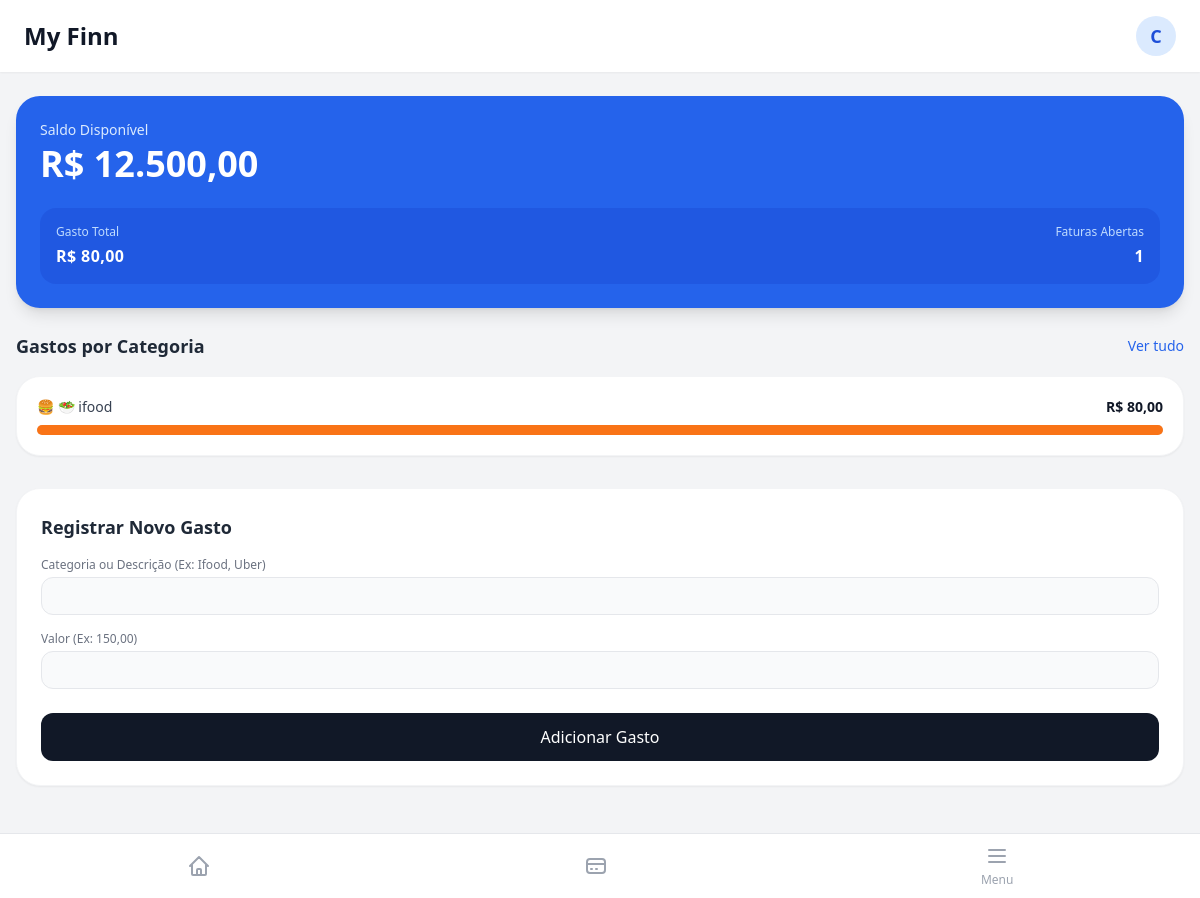
Before: / with the older database file.
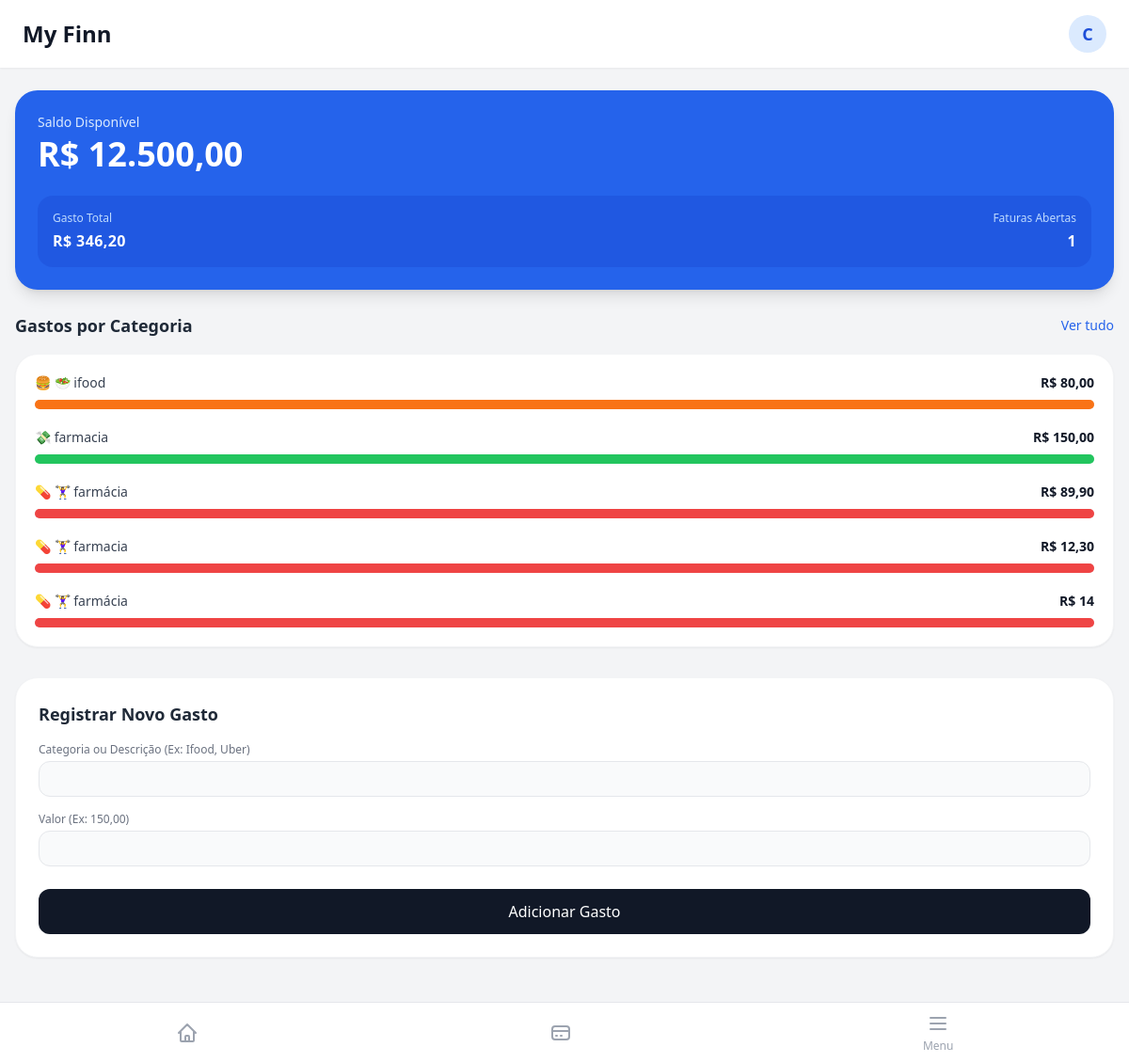
After: the same page with the newer database file.
### app.py (models this page shows)
class Gasto(db.Model):
    id = db.Column(db.Integer, primary_key=True)
    categoria = db.Column(db.String(50), nullable=False) # Ex: Alimentação, Transporte, Lazer,....
    icone =  db.Column(db.String(10), nullable=False) # Ex: 🍔, 🍿, 🚗,.....
    valor = db.Column(db.String(20), nullable=False) # Ex: 1.200,00 ....
    cor_barra = db.Column(db.String(50), nullable=False) # Ex: bg-orange-500
    largura = db.Column(db.String(20), nullable=False) # Ex: w-3/5

### app.py (the view)
@app.route('/')
def inicio():
    gastos_do_banco = Gasto.query.all()
    total_gasto = 0.0
    for gasto in gastos_do_banco:
        valor_limpo = gasto.valor.replace('.', '').replace(',', '.')
        total_gasto += float(valor_limpo)
        gasto_formatado = f"{total_gasto:,.2f}".replace(",", "X").replace(".", ",").replace("X", ".")
        meu_saldo = "12.500,00"
        faturas_pendentes = 1
    return render_template('visao_geral.html',
                           saldo_tela=meu_saldo,
                           gasto_tela=gasto_formatado,
                           faturas_tela=faturas_pendentes,
                           meus_gastos_categoria=gastos_do_banco) # Envia a lista para o HTML

### templates/visao_geral.html
{% extends 'base.html' %}
{% block content %}
<div class="flex flex-col gap-6">
    <section class="bg-blue-600 rounded-3xl p-6 text-white shadow-lg mt-2">
        <p class="text-blue-100 text-sm font-medium mb-1">Saldo Disponível</p>
        <h1 class="text-4xl font-bold mb-6">R$ {{ saldo_tela }} </h1>
        <div class="flex justify-between items-center bg-blue-700/50 rounded-2xl p-4">
            <div>
                <p class="text-blue-200 text-xs mb-1">Gasto Total</p>
                <p class="font-semibold tracking-wide">R$ {{ gasto_tela }}</p>
            </div>
            <div class="text-right">
                <p class="text-blue-200 text-xs mb-1">Faturas Abertas</p>
                <p class="font-semibold tracking-wide">{{ faturas_tela }}</p>
            </div>
        </div>
    </section>
    <section>
        <div class="flex justify-between items-center mb-4">
            <h3 class="text-lg font-bold text-gray-800">Gastos por Categoria</h3>
            <a href="#" class="text-sm text-blue-600 font-medium hover:underline">Ver tudo</a>
        </div>
        <div class="bg-white rounded-3xl p-5 shadow-sm border border-gray-100 flex flex-col gap-5">
            {% for gasto in meus_gastos_categoria %}
            <div>
                <div class="flex justify-between text-sm mb-2">
                    <span class="font-medium text-gray-700">{{ gasto.icone }} {{ gasto.categoria }}</span>
                    <span class="font-bold text-gray-900">R$ {{ gasto.valor }}</span>
                </div>
                <div class="w-full bg-gray-200 rounded-full h-2.5">
                    <div class="{{ gasto.cor_barra }} {{ gasto.largura }} h-2.5 rounded-full"></div>
                </div>
            </div>
            {% endfor %}
            </div>
    </section>
</div>
<div class="mt-8 bg-white rounded-3xl p-6 shadow-sm border border-gray-100">
    <h3 class="text-lg font-bold text-gray-800 mb-4">Registrar Novo Gasto</h3>
    <form action="/adicionar_gasto" method="post" class="flex flex-col gap-4">
        <div>
            <label class="text-xs font-medium text-gray-500 mb-1 block">Categoria ou Descrição (Ex: Ifood, Uber)</label>
            <input type="text" name="categoria" required
                    class="w-full bg-gray-50 border border-gray-200 rounded-xl px-4 py-2 text-sm text-gray-800 outline-none focus:border-blue-500 transition-colors">
        </div>
        <div>
            <label class="text-xs font-medium text-gray-500 mb-1 block">Valor (Ex: 150,00)</label>
            <input type="text" name="valor" required
                    class="w-full bg-gray-50 border border-gray-200 rounded-xl px-4 py-2 text-sm text-gray-800 outline-none focus:border-blue-500 transition-colors">
        </div>
        <button type="submit" class="bg-gray-900 text-white font-medium rounded-xl py-3 mt-2 hover-bg-gray-800 transition-colors">
            Adicionar Gasto
        </button>
    </form>
</div>
{% endblock %}

### templates/base.html (shortened to what this page needs)
<!DOCTYPE html>
<html lang="pt-BR">
<head>
    <script src="https://cdn.tailwindcss.com"></script>
</head>
<body class="bg-gray-100 text-gray-800 font-sans antialiased pb-24">
    <header class="bg-white shadow-sm px-6 py-4 flex justify-between items-center sticky top-0 z-50">
        <h1 class="text-2xl font-bold text-gray-900">My Finn</h1>
        <div class="w-10 h-10 rounded-full bg-blue-100 flex items-center justify-center text-blue-700 font-bold text-lg">
        C
        </div>
    </header>
    <main class="p-4">
        {% block content %}
        {% endblock %}
    </main>
     <nav class="bg-white border-t border-gray-200 fixed bottom-0 w-full z-50 pb-safe">
        <div class="flex justify-around items-center h-16">
            <a href="{{ url_for('inicio') }}" class="flex flex-col items-center text-gray-400 hover:text-blue-500 transition-colors">
                 <svg class="w-6 h-6" fill="none" stroke="currentColor" viewBox="0 0 24 24"><path stroke-linecap="round" stroke-linejoin="round" stroke-width="2" d="M3 12l2-2m0 0l7-7 7 7M5 10v10a1 1 0 001 1h3m10-11l2 2m-2-2v10a1 1 0 01-1 1h-3m-6 0a1 1 0 001-1v-4a1 1 0 011-1h2a1 1 0 011 1v4a1 1 0 001 1m-6 0h6">
                 </path>
                </svg>
            </a>
            <a href="{{ url_for('cartoes') }}" class="flex flex-col items-center text-gray-400 hover:text-blue-600 transition-colors">
                <svg class="w-6 h-6" fill="none" stroke="currentColor" viewBox="0 0 24 24"><path stroke-linecap="round" stroke-linejoin="round" stroke-width="2" d="M3 10h18M7 15h1m4 0h1m-7 4h12a3 3 0 003-3V8a3 3 0 00-3-3H6a3 3 0 00-3 3v8a3 3 0 003 3z"></path></svg>
            </a>
            <a href="{{ url_for('perfil') }}" class="flex flex-col items-center text-gray-400 hover:text-blue-600 transition-colors">
                <svg class="w-6 h-6" fill="none" stroke="currentColor" viewBox="0 0 24 24"><path stroke-linecap="round" stroke-linejoin="round" stroke-width="2" d="M4 6h16M4 12h16M4 18h16"></path></svg>
                <span class="text-xs mt-1">Menu</span>
            </a>
        </div>
    </nav>
</body>
</html>

Changed rows visible on the page:
added Gasto: icone "💸", categoria "farmacia", valor "150,00"
added Gasto: icone "💊 🏋️‍♀️", categoria "farmácia", valor "89,90"
added Gasto: icone "💊 🏋️‍♀️", categoria "farmacia", valor "12,30"
added Gasto: icone "💊 🏋️‍♀️", categoria "farmácia", valor "14"
Other visible differences:
{{ gasto_tela }}: "80,00" → "346,20"
